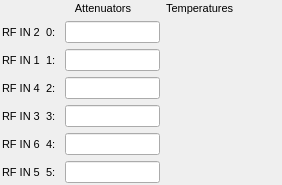
<?xml version="1.0" encoding="UTF-8"?>
<ui version="4.0">
 <class>Form</class>
 <widget class="QWidget" name="Form">
  <property name="geometry">
   <rect>
    <x>0</x>
    <y>0</y>
    <width>282</width>
    <height>172</height>
   </rect>
  </property>
  <property name="font">
   <font>
    <pointsize>8</pointsize>
   </font>
  </property>
  <property name="windowTitle">
   <string>Form</string>
  </property>
  <layout class="QVBoxLayout" name="verticalLayout" stretch="1">
   <property name="leftMargin">
    <number>2</number>
   </property>
   <property name="topMargin">
    <number>2</number>
   </property>
   <property name="rightMargin">
    <number>2</number>
   </property>
   <property name="bottomMargin">
    <number>2</number>
   </property>
   <item>
    <layout class="QGridLayout" name="gridLayout">
     <item row="3" column="0">
      <widget class="QLabel" name="label_10">
       <property name="font">
        <font>
         <pointsize>8</pointsize>
        </font>
       </property>
       <property name="styleSheet">
        <string notr="true"/>
       </property>
       <property name="text">
        <string>RF IN 4</string>
       </property>
      </widget>
     </item>
     <item row="4" column="2">
      <widget class="PyDMLabel" name="PyDMLabel_4">
       <property name="font">
        <font>
         <pointsize>8</pointsize>
        </font>
       </property>
       <property name="toolTip">
        <string/>
       </property>
       <property name="styleSheet">
        <string notr="true"/>
       </property>
       <property name="frameShape">
        <enum>QFrame::NoFrame</enum>
       </property>
       <property name="text">
        <string/>
       </property>
       <property name="scaledContents">
        <bool>true</bool>
       </property>
       <property name="channel" stdset="0">
        <string>ca://${DEVICE}:DNC_TEMP3</string>
       </property>
      </widget>
     </item>
     <item row="2" column="1">
      <layout class="QHBoxLayout" name="horizontalLayout_3">
       <item>
        <widget class="QLabel" name="label_3">
         <property name="font">
          <font>
           <pointsize>8</pointsize>
          </font>
         </property>
         <property name="styleSheet">
          <string notr="true"/>
         </property>
         <property name="text">
          <string>1: </string>
         </property>
        </widget>
       </item>
       <item>
        <widget class="PyDMLineEdit" name="PyDMLineEdit_2">
         <property name="font">
          <font>
           <pointsize>8</pointsize>
          </font>
         </property>
         <property name="toolTip">
          <string/>
         </property>
         <property name="styleSheet">
          <string notr="true"/>
         </property>
         <property name="channel" stdset="0">
          <string>ca://${DEVICE}:DNC_ATTEN0</string>
         </property>
        </widget>
       </item>
      </layout>
     </item>
     <item row="6" column="1">
      <layout class="QHBoxLayout" name="horizontalLayout_7">
       <item>
        <widget class="QLabel" name="label_7">
         <property name="font">
          <font>
           <pointsize>8</pointsize>
          </font>
         </property>
         <property name="styleSheet">
          <string notr="true"/>
         </property>
         <property name="text">
          <string>5: </string>
         </property>
        </widget>
       </item>
       <item>
        <widget class="PyDMLineEdit" name="PyDMLineEdit_6">
         <property name="font">
          <font>
           <pointsize>8</pointsize>
          </font>
         </property>
         <property name="toolTip">
          <string/>
         </property>
         <property name="styleSheet">
          <string notr="true"/>
         </property>
         <property name="channel" stdset="0">
          <string>ca://${DEVICE}:DNC_ATTEN5</string>
         </property>
        </widget>
       </item>
      </layout>
     </item>
     <item row="4" column="0">
      <widget class="QLabel" name="label_11">
       <property name="font">
        <font>
         <pointsize>8</pointsize>
        </font>
       </property>
       <property name="styleSheet">
        <string notr="true"/>
       </property>
       <property name="text">
        <string>RF IN 3</string>
       </property>
      </widget>
     </item>
     <item row="2" column="2">
      <widget class="PyDMLabel" name="PyDMLabel_2">
       <property name="font">
        <font>
         <pointsize>8</pointsize>
        </font>
       </property>
       <property name="toolTip">
        <string/>
       </property>
       <property name="styleSheet">
        <string notr="true"/>
       </property>
       <property name="frameShape">
        <enum>QFrame::NoFrame</enum>
       </property>
       <property name="text">
        <string/>
       </property>
       <property name="scaledContents">
        <bool>true</bool>
       </property>
       <property name="channel" stdset="0">
        <string>ca://${DEVICE}:DNC_TEMP1</string>
       </property>
      </widget>
     </item>
     <item row="5" column="0">
      <widget class="QLabel" name="label_12">
       <property name="font">
        <font>
         <pointsize>8</pointsize>
        </font>
       </property>
       <property name="styleSheet">
        <string notr="true"/>
       </property>
       <property name="text">
        <string>RF IN 6</string>
       </property>
      </widget>
     </item>
     <item row="1" column="2">
      <widget class="PyDMLabel" name="PyDMLabel">
       <property name="sizePolicy">
        <sizepolicy hsizetype="Preferred" vsizetype="Preferred">
         <horstretch>1</horstretch>
         <verstretch>0</verstretch>
        </sizepolicy>
       </property>
       <property name="font">
        <font>
         <pointsize>8</pointsize>
        </font>
       </property>
       <property name="toolTip">
        <string/>
       </property>
       <property name="styleSheet">
        <string notr="true"/>
       </property>
       <property name="frameShape">
        <enum>QFrame::NoFrame</enum>
       </property>
       <property name="text">
        <string/>
       </property>
       <property name="scaledContents">
        <bool>true</bool>
       </property>
       <property name="channel" stdset="0">
        <string>ca://${DEVICE}:DNC_TEMP0</string>
       </property>
      </widget>
     </item>
     <item row="2" column="0">
      <widget class="QLabel" name="label_9">
       <property name="font">
        <font>
         <pointsize>8</pointsize>
        </font>
       </property>
       <property name="styleSheet">
        <string notr="true"/>
       </property>
       <property name="text">
        <string>RF IN 1</string>
       </property>
      </widget>
     </item>
     <item row="3" column="2">
      <widget class="PyDMLabel" name="PyDMLabel_3">
       <property name="font">
        <font>
         <pointsize>8</pointsize>
        </font>
       </property>
       <property name="toolTip">
        <string/>
       </property>
       <property name="styleSheet">
        <string notr="true"/>
       </property>
       <property name="frameShape">
        <enum>QFrame::NoFrame</enum>
       </property>
       <property name="text">
        <string/>
       </property>
       <property name="scaledContents">
        <bool>true</bool>
       </property>
       <property name="channel" stdset="0">
        <string>ca://${DEVICE}:DNC_TEMP2</string>
       </property>
      </widget>
     </item>
     <item row="3" column="1">
      <layout class="QHBoxLayout" name="horizontalLayout_4">
       <item>
        <widget class="QLabel" name="label_4">
         <property name="font">
          <font>
           <pointsize>8</pointsize>
          </font>
         </property>
         <property name="styleSheet">
          <string notr="true"/>
         </property>
         <property name="text">
          <string>2: </string>
         </property>
        </widget>
       </item>
       <item>
        <widget class="PyDMLineEdit" name="PyDMLineEdit_3">
         <property name="font">
          <font>
           <pointsize>8</pointsize>
          </font>
         </property>
         <property name="toolTip">
          <string/>
         </property>
         <property name="styleSheet">
          <string notr="true"/>
         </property>
         <property name="channel" stdset="0">
          <string>ca://${DEVICE}:DNC_ATTEN3</string>
         </property>
        </widget>
       </item>
      </layout>
     </item>
     <item row="5" column="1">
      <layout class="QHBoxLayout" name="horizontalLayout_6">
       <item>
        <widget class="QLabel" name="label_6">
         <property name="font">
          <font>
           <pointsize>8</pointsize>
          </font>
         </property>
         <property name="styleSheet">
          <string notr="true"/>
         </property>
         <property name="text">
          <string>4: </string>
         </property>
        </widget>
       </item>
       <item>
        <widget class="PyDMLineEdit" name="PyDMLineEdit_5">
         <property name="font">
          <font>
           <pointsize>8</pointsize>
          </font>
         </property>
         <property name="toolTip">
          <string/>
         </property>
         <property name="styleSheet">
          <string notr="true"/>
         </property>
         <property name="channel" stdset="0">
          <string>ca://${DEVICE}:DNC_ATTEN4</string>
         </property>
        </widget>
       </item>
      </layout>
     </item>
     <item row="1" column="0">
      <widget class="QLabel" name="label_8">
       <property name="sizePolicy">
        <sizepolicy hsizetype="Preferred" vsizetype="Preferred">
         <horstretch>0</horstretch>
         <verstretch>0</verstretch>
        </sizepolicy>
       </property>
       <property name="font">
        <font>
         <pointsize>8</pointsize>
        </font>
       </property>
       <property name="styleSheet">
        <string notr="true"/>
       </property>
       <property name="text">
        <string>RF IN 2</string>
       </property>
      </widget>
     </item>
     <item row="6" column="0">
      <widget class="QLabel" name="label_13">
       <property name="font">
        <font>
         <pointsize>8</pointsize>
        </font>
       </property>
       <property name="styleSheet">
        <string notr="true"/>
       </property>
       <property name="text">
        <string>RF IN 5</string>
       </property>
      </widget>
     </item>
     <item row="4" column="1">
      <layout class="QHBoxLayout" name="horizontalLayout_5">
       <item>
        <widget class="QLabel" name="label_5">
         <property name="font">
          <font>
           <pointsize>8</pointsize>
          </font>
         </property>
         <property name="styleSheet">
          <string notr="true"/>
         </property>
         <property name="text">
          <string>3: </string>
         </property>
        </widget>
       </item>
       <item>
        <widget class="PyDMLineEdit" name="PyDMLineEdit_4">
         <property name="font">
          <font>
           <pointsize>8</pointsize>
          </font>
         </property>
         <property name="toolTip">
          <string/>
         </property>
         <property name="styleSheet">
          <string notr="true"/>
         </property>
         <property name="channel" stdset="0">
          <string>ca://${DEVICE}:DNC_ATTEN2</string>
         </property>
        </widget>
       </item>
      </layout>
     </item>
     <item row="1" column="1">
      <layout class="QHBoxLayout" name="horizontalLayout_2" stretch="0,1">
       <item>
        <widget class="QLabel" name="label_2">
         <property name="font">
          <font>
           <pointsize>8</pointsize>
          </font>
         </property>
         <property name="styleSheet">
          <string notr="true"/>
         </property>
         <property name="text">
          <string>0: </string>
         </property>
        </widget>
       </item>
       <item>
        <widget class="PyDMLineEdit" name="PyDMLineEdit">
         <property name="font">
          <font>
           <pointsize>8</pointsize>
          </font>
         </property>
         <property name="toolTip">
          <string/>
         </property>
         <property name="styleSheet">
          <string notr="true"/>
         </property>
         <property name="channel" stdset="0">
          <string>ca://${DEVICE}:DNC_ATTEN1</string>
         </property>
        </widget>
       </item>
      </layout>
     </item>
     <item row="0" column="1">
      <widget class="QLabel" name="label">
       <property name="sizePolicy">
        <sizepolicy hsizetype="Preferred" vsizetype="Preferred">
         <horstretch>1</horstretch>
         <verstretch>1</verstretch>
        </sizepolicy>
       </property>
       <property name="font">
        <font>
         <pointsize>8</pointsize>
        </font>
       </property>
       <property name="styleSheet">
        <string notr="true"/>
       </property>
       <property name="text">
        <string>Attenuators</string>
       </property>
       <property name="alignment">
        <set>Qt::AlignCenter</set>
       </property>
      </widget>
     </item>
     <item row="0" column="2">
      <widget class="QLabel" name="label_17">
       <property name="sizePolicy">
        <sizepolicy hsizetype="Preferred" vsizetype="Preferred">
         <horstretch>1</horstretch>
         <verstretch>1</verstretch>
        </sizepolicy>
       </property>
       <property name="font">
        <font>
         <pointsize>8</pointsize>
        </font>
       </property>
       <property name="styleSheet">
        <string notr="true"/>
       </property>
       <property name="text">
        <string>Temperatures</string>
       </property>
      </widget>
     </item>
    </layout>
   </item>
  </layout>
 </widget>
 <customwidgets>
  <customwidget>
   <class>PyDMLabel</class>
   <extends>QLabel</extends>
   <header>pydm.widgets.label</header>
  </customwidget>
  <customwidget>
   <class>PyDMLineEdit</class>
   <extends>QLineEdit</extends>
   <header>pydm.widgets.line_edit</header>
  </customwidget>
 </customwidgets>
 <resources/>
 <connections/>
</ui>
